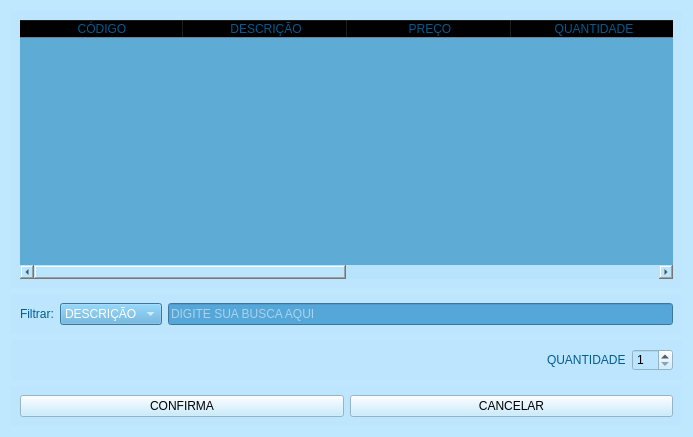
<?xml version="1.0" encoding="UTF-8"?>
<ui version="4.0">
 <class>Form</class>
 <widget class="QWidget" name="Form">
  <property name="geometry">
   <rect>
    <x>0</x>
    <y>0</y>
    <width>693</width>
    <height>437</height>
   </rect>
  </property>
  <property name="minimumSize">
   <size>
    <width>693</width>
    <height>437</height>
   </size>
  </property>
  <property name="windowTitle">
   <string>ENCONTRAR PRODUTO - ASSISTENCIA TECNICA DE MANUNTEÇÃO</string>
  </property>
  <property name="windowIcon">
   <iconset resource="../IMG/recursos.qrc">
    <normaloff>:/img/technician.svg</normaloff>:/img/technician.svg</iconset>
  </property>
  <property name="styleSheet">
   <string notr="true">QToolTip {
    border: 2px solid darkkhaki;
    padding: 5px;
    border-radius: 3px;
    opacity: 200;	
	color: rgb(1, 92, 146);
	background-color: rgb(188, 230, 254);	
	border-color: rgb(1, 92, 146);
}

QFrame, QGroupBox{
	border: 1px;	
	border-color: rgb(188, 230, 254);
	color: rgb(1, 92, 146);
	font: 10pt &quot;Franklin Gothic Heavy&quot;;	
}

QWidget{		
	background-color: rgb(188, 230, 254, 200);
}

QLineEdit, QComboBox{				
	color: rgb(255, 255, 255);
	background-color: rgb(84, 167, 216);
}

QLineEdit:hover, QComboBox:hover{				
	background-color: rgb(1, 92, 146);
}

QLabel{
	background-color: rgba(255, 255, 255, 0);	
}

QTableWidget{
	background-color: rgb(68, 154, 202, 200);
	border: 1px;
}

QTableWidget::item:selected{
	background-color: rgb(0, 255, 255);
}

QTableWidget:item{	
	background-color: rgb(136, 204, 245);
}

QTableWidget::indicator:unchecked {
	background-color: rgb(68, 154, 202);
}
</string>
  </property>
  <layout class="QVBoxLayout" name="verticalLayout_7">
   <item>
    <widget class="QFrame" name="frame">
     <property name="frameShape">
      <enum>QFrame::StyledPanel</enum>
     </property>
     <property name="frameShadow">
      <enum>QFrame::Raised</enum>
     </property>
     <layout class="QHBoxLayout" name="horizontalLayout">
      <item>
       <widget class="QTableWidget" name="tabela">
        <property name="autoScrollMargin">
         <number>16</number>
        </property>
        <property name="editTriggers">
         <set>QAbstractItemView::NoEditTriggers</set>
        </property>
        <property name="selectionMode">
         <enum>QAbstractItemView::SingleSelection</enum>
        </property>
        <property name="selectionBehavior">
         <enum>QAbstractItemView::SelectRows</enum>
        </property>
        <attribute name="horizontalHeaderDefaultSectionSize">
         <number>164</number>
        </attribute>
        <column>
         <property name="text">
          <string>CÓDIGO</string>
         </property>
         <property name="icon">
          <iconset resource="../IMG/recursos.qrc">
           <normaloff>:/img/barcode.svg</normaloff>:/img/barcode.svg</iconset>
         </property>
        </column>
        <column>
         <property name="text">
          <string>DESCRIÇÃO</string>
         </property>
         <property name="toolTip">
          <string>DESCRIÇÃO QUE FOI ATRIBUIDA AO PRODUTO(NOME)</string>
         </property>
         <property name="icon">
          <iconset resource="../IMG/recursos.qrc">
           <normaloff>:/img/box.svg</normaloff>:/img/box.svg</iconset>
         </property>
        </column>
        <column>
         <property name="text">
          <string>PREÇO</string>
         </property>
         <property name="toolTip">
          <string>PREÇO DE CADA UNIDADE</string>
         </property>
         <property name="icon">
          <iconset resource="../IMG/recursos.qrc">
           <normaloff>:/img/dollar.svg</normaloff>:/img/dollar.svg</iconset>
         </property>
        </column>
        <column>
         <property name="text">
          <string>QUANTIDADE</string>
         </property>
         <property name="toolTip">
          <string>QUANTIDADE EXISTENTE NO ESTOQUE</string>
         </property>
         <property name="icon">
          <iconset resource="../IMG/recursos.qrc">
           <normaloff>:/img/count.svg</normaloff>:/img/count.svg</iconset>
         </property>
        </column>
        <column>
         <property name="text">
          <string>UNIDADE</string>
         </property>
         <property name="toolTip">
          <string>(PEÇA, UNIDADE, CAIXA....)</string>
         </property>
         <property name="icon">
          <iconset resource="../IMG/recursos.qrc">
           <normaloff>:/img/cogwheels.svg</normaloff>:/img/cogwheels.svg</iconset>
         </property>
        </column>
        <column>
         <property name="text">
          <string>CATEGORIA</string>
         </property>
         <property name="toolTip">
          <string>TIPO DE EQUIPAMENTO</string>
         </property>
         <property name="icon">
          <iconset resource="../IMG/recursos.qrc">
           <normaloff>:/img/design.svg</normaloff>:/img/design.svg</iconset>
         </property>
        </column>
       </widget>
      </item>
     </layout>
    </widget>
   </item>
   <item>
    <widget class="QFrame" name="frame_3">
     <property name="frameShape">
      <enum>QFrame::StyledPanel</enum>
     </property>
     <property name="frameShadow">
      <enum>QFrame::Raised</enum>
     </property>
     <layout class="QHBoxLayout" name="horizontalLayout_3">
      <item>
       <widget class="QLabel" name="label">
        <property name="text">
         <string>Filtrar:</string>
        </property>
       </widget>
      </item>
      <item>
       <widget class="QComboBox" name="filtro">
        <item>
         <property name="text">
          <string>DESCRIÇÃO</string>
         </property>
         <property name="icon">
          <iconset resource="../IMG/recursos.qrc">
           <normaloff>:/img/box.svg</normaloff>:/img/box.svg</iconset>
         </property>
        </item>
        <item>
         <property name="text">
          <string>CÓDIGO</string>
         </property>
         <property name="icon">
          <iconset resource="../IMG/recursos.qrc">
           <normaloff>:/img/barcode.svg</normaloff>:/img/barcode.svg</iconset>
         </property>
        </item>
       </widget>
      </item>
      <item>
       <widget class="QLineEdit" name="descricao">
        <property name="text">
         <string/>
        </property>
        <property name="placeholderText">
         <string>DIGITE SUA BUSCA AQUI</string>
        </property>
        <property name="clearButtonEnabled">
         <bool>true</bool>
        </property>
       </widget>
      </item>
     </layout>
    </widget>
   </item>
   <item>
    <widget class="QFrame" name="frame_4">
     <property name="frameShape">
      <enum>QFrame::StyledPanel</enum>
     </property>
     <property name="frameShadow">
      <enum>QFrame::Raised</enum>
     </property>
     <layout class="QHBoxLayout" name="horizontalLayout_4">
      <item>
       <spacer name="horizontalSpacer">
        <property name="orientation">
         <enum>Qt::Horizontal</enum>
        </property>
        <property name="sizeHint" stdset="0">
         <size>
          <width>40</width>
          <height>20</height>
         </size>
        </property>
       </spacer>
      </item>
      <item>
       <widget class="QLabel" name="label_2">
        <property name="text">
         <string>QUANTIDADE</string>
        </property>
       </widget>
      </item>
      <item>
       <widget class="QSpinBox" name="quantidade">
        <property name="minimum">
         <number>1</number>
        </property>
       </widget>
      </item>
     </layout>
    </widget>
   </item>
   <item>
    <widget class="QFrame" name="frame_2">
     <property name="frameShape">
      <enum>QFrame::StyledPanel</enum>
     </property>
     <property name="frameShadow">
      <enum>QFrame::Raised</enum>
     </property>
     <layout class="QHBoxLayout" name="horizontalLayout_2">
      <item>
       <widget class="QPushButton" name="confirmar">
        <property name="text">
         <string>CONFIRMA</string>
        </property>
        <property name="icon">
         <iconset resource="../IMG/recursos.qrc">
          <normaloff>:/img/confirm.svg</normaloff>:/img/confirm.svg</iconset>
        </property>
        <property name="iconSize">
         <size>
          <width>32</width>
          <height>31</height>
         </size>
        </property>
        <property name="shortcut">
         <string>Enter, Return</string>
        </property>
       </widget>
      </item>
      <item>
       <widget class="QPushButton" name="cancelar">
        <property name="text">
         <string>CANCELAR</string>
        </property>
        <property name="icon">
         <iconset resource="../IMG/recursos.qrc">
          <normaloff>:/img/cancel.svg</normaloff>:/img/cancel.svg</iconset>
        </property>
        <property name="iconSize">
         <size>
          <width>32</width>
          <height>31</height>
         </size>
        </property>
       </widget>
      </item>
     </layout>
    </widget>
   </item>
  </layout>
 </widget>
 <tabstops>
  <tabstop>descricao</tabstop>
  <tabstop>filtro</tabstop>
  <tabstop>tabela</tabstop>
  <tabstop>quantidade</tabstop>
  <tabstop>confirmar</tabstop>
  <tabstop>cancelar</tabstop>
 </tabstops>
 <resources>
  <include location="../IMG/recursos.qrc"/>
 </resources>
 <connections/>
</ui>
